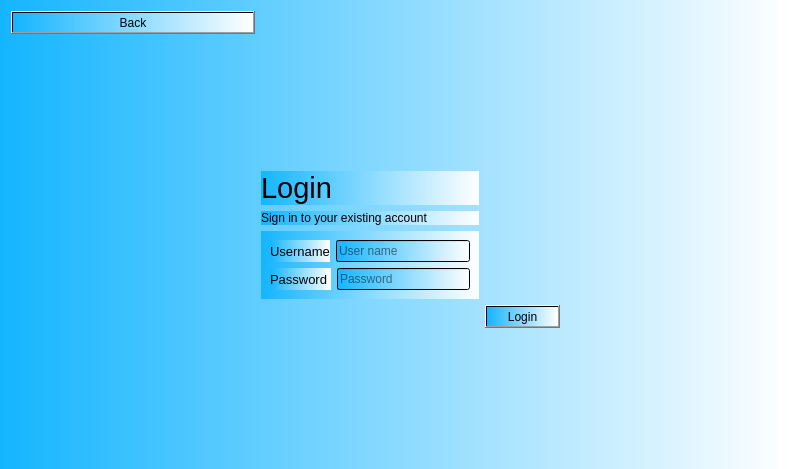
<?xml version="1.0" encoding="UTF-8"?>
<ui version="4.0">
 <class>login</class>
 <widget class="QWidget" name="login">
  <property name="geometry">
   <rect>
    <x>0</x>
    <y>0</y>
    <width>789</width>
    <height>469</height>
   </rect>
  </property>
  <property name="baseSize">
   <size>
    <width>1024</width>
    <height>768</height>
   </size>
  </property>
  <property name="windowTitle">
   <string>login</string>
  </property>
  <property name="styleSheet">
   <string notr="true">background:qlineargradient(spread:pad, x1:0, y1:0, x2:1, y2:0, stop:0 rgb(20, 181, 255), stop:1 rgb(255, 255, 255, 255))</string>
  </property>
  <layout class="QGridLayout" name="gridLayout">
   <item row="0" column="0" colspan="2">
    <widget class="QPushButton" name="back">
     <property name="autoFillBackground">
      <bool>false</bool>
     </property>
     <property name="text">
      <string>Back</string>
     </property>
    </widget>
   </item>
   <item row="1" column="0">
    <spacer name="verticalSpacer_2">
     <property name="orientation">
      <enum>Qt::Vertical</enum>
     </property>
     <property name="sizeHint" stdset="0">
      <size>
       <width>20</width>
       <height>40</height>
      </size>
     </property>
    </spacer>
   </item>
   <item row="2" column="2">
    <widget class="QLabel" name="label">
     <property name="font">
      <font>
       <pointsize>22</pointsize>
      </font>
     </property>
     <property name="styleSheet">
      <string notr="true">background:setAttribute(Qt::WA_TranslucentBackground)</string>
     </property>
     <property name="text">
      <string>Login</string>
     </property>
    </widget>
   </item>
   <item row="3" column="1" rowspan="2">
    <spacer name="horizontalSpacer">
     <property name="orientation">
      <enum>Qt::Horizontal</enum>
     </property>
     <property name="sizeHint" stdset="0">
      <size>
       <width>214</width>
       <height>20</height>
      </size>
     </property>
    </spacer>
   </item>
   <item row="3" column="2">
    <widget class="QLabel" name="label_2">
     <property name="styleSheet">
      <string notr="true">background:setAttribute(Qt::WA_TranslucentBackground)</string>
     </property>
     <property name="text">
      <string>Sign in to your existing account</string>
     </property>
    </widget>
   </item>
   <item row="4" column="2">
    <widget class="QFrame" name="frame">
     <property name="styleSheet">
      <string notr="true">background:setAttribute(Qt::WA_TranslucentBackground)</string>
     </property>
     <layout class="QVBoxLayout" name="verticalLayout">
      <item>
       <layout class="QHBoxLayout" name="horizontalLayout_3">
        <item>
         <widget class="QLabel" name="unL">
          <property name="font">
           <font>
            <pointsize>10</pointsize>
           </font>
          </property>
          <property name="styleSheet">
           <string notr="true">background:setAttribute(Qt::WA_TranslucentBackground)</string>
          </property>
          <property name="text">
           <string>Username</string>
          </property>
         </widget>
        </item>
        <item>
         <widget class="QLineEdit" name="usernameLF">
          <property name="styleSheet">
           <string notr="true">background:setAttribute(Qt::WA_TranslucentBackground)</string>
          </property>
          <property name="placeholderText">
           <string>User name </string>
          </property>
         </widget>
        </item>
       </layout>
      </item>
      <item>
       <layout class="QHBoxLayout" name="horizontalLayout_4">
        <item>
         <widget class="QLabel" name="pwL">
          <property name="font">
           <font>
            <pointsize>10</pointsize>
           </font>
          </property>
          <property name="styleSheet">
           <string notr="true">background:setAttribute(Qt::WA_TranslucentBackground)</string>
          </property>
          <property name="text">
           <string>Password </string>
          </property>
         </widget>
        </item>
        <item>
         <widget class="QLineEdit" name="passwordLF">
          <property name="styleSheet">
           <string notr="true">background:setAttribute(Qt::WA_TranslucentBackground)</string>
          </property>
          <property name="echoMode">
           <enum>QLineEdit::Password</enum>
          </property>
          <property name="placeholderText">
           <string>Password</string>
          </property>
         </widget>
        </item>
       </layout>
      </item>
     </layout>
    </widget>
   </item>
   <item row="4" column="4">
    <spacer name="horizontalSpacer_2">
     <property name="orientation">
      <enum>Qt::Horizontal</enum>
     </property>
     <property name="sizeHint" stdset="0">
      <size>
       <width>214</width>
       <height>20</height>
      </size>
     </property>
    </spacer>
   </item>
   <item row="5" column="3">
    <widget class="QPushButton" name="loginL">
     <property name="cursor">
      <cursorShape>ArrowCursor</cursorShape>
     </property>
     <property name="toolTip">
      <string>Press To Login </string>
     </property>
     <property name="autoFillBackground">
      <bool>false</bool>
     </property>
     <property name="text">
      <string>Login</string>
     </property>
    </widget>
   </item>
   <item row="6" column="3">
    <spacer name="verticalSpacer">
     <property name="orientation">
      <enum>Qt::Vertical</enum>
     </property>
     <property name="sizeHint" stdset="0">
      <size>
       <width>20</width>
       <height>40</height>
      </size>
     </property>
    </spacer>
   </item>
  </layout>
 </widget>
 <resources/>
 <connections/>
</ui>
